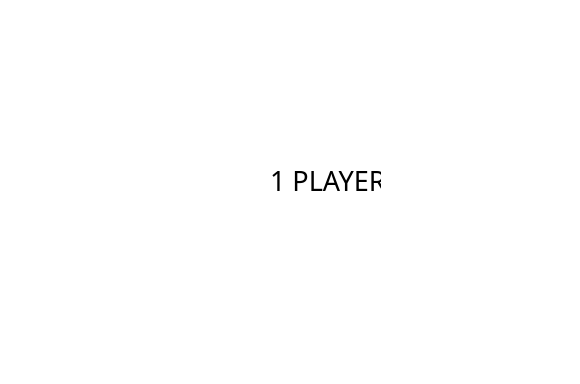
<?xml version="1.0" encoding="UTF-8"?>
<ui version="4.0">
 <class>MainWindow</class>
 <widget class="QMainWindow" name="MainWindow">
  <property name="geometry">
   <rect>
    <x>0</x>
    <y>0</y>
    <width>580</width>
    <height>384</height>
   </rect>
  </property>
  <property name="windowTitle">
   <string>MainWindow</string>
  </property>
  <property name="styleSheet">
   <string notr="true">background-color: rgb(255, 255, 255);</string>
  </property>
  <widget class="QWidget" name="centralwidget">
   <widget class="QLabel" name="label_1">
    <property name="geometry">
     <rect>
      <x>270</x>
      <y>140</y>
      <width>111</width>
      <height>81</height>
     </rect>
    </property>
    <property name="font">
     <font>
      <family>Stencil</family>
      <pointsize>20</pointsize>
     </font>
    </property>
    <property name="text">
     <string>1 PLAYER</string>
    </property>
   </widget>
  </widget>
  <widget class="QMenuBar" name="menubar">
   <property name="geometry">
    <rect>
     <x>0</x>
     <y>0</y>
     <width>580</width>
     <height>18</height>
    </rect>
   </property>
  </widget>
  <widget class="QStatusBar" name="statusbar"/>
 </widget>
 <resources/>
 <connections/>
</ui>
